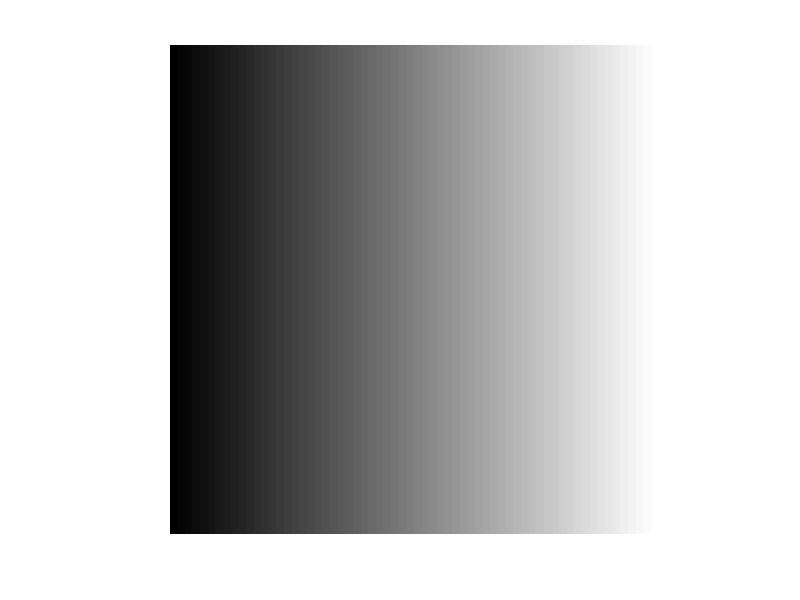
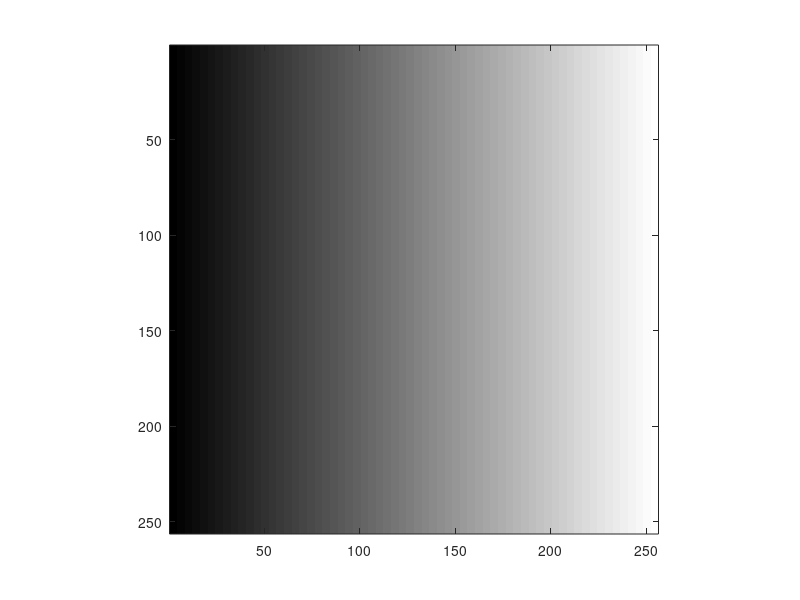

These charts were generated, in order, by the following MATLAB code:
clc;clear;
for i = 1:256
    for j=1:256
        A(i,j)=j-1;
    end
end

figure, imshow(A,[0 255]);
figure , imagesc(A); colormap(gray);axis('image');  